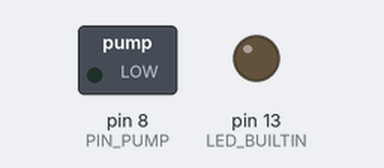
Simulated run of this sketch. Board: Arduino Uno, built with avr-gcc and run on an emulated ATmega328P. Shown: switched loads named in the sketch (green lamp = pin HIGH), output pins drawn as LEDs (lit = HIGH).

Above: at 2.5 s.
At 7.5 s:
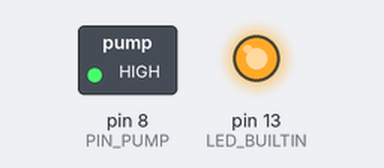
Timing chart, 0 to 13.0 s (numbered marks = the images above):
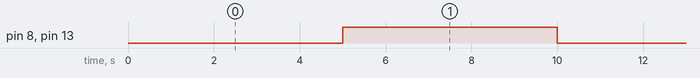

The sketch:

water_pump.ino
```cpp
#define PIN_PUMP 8

void setup() {
  pinMode(LED_BUILTIN, OUTPUT);
  pinMode(PIN_PUMP, OUTPUT);
}

boolean test;

void loop() {
  digitalWrite(LED_BUILTIN, test);
  digitalWrite(PIN_PUMP, test);
  test = !test;
  delay(5000);
}
```

Measured:
- by itself, pin 8 (PIN_PUMP), pin 13 (LED_BUILTIN): alternates HIGH for 5.0 s and LOW for 5.0 s
